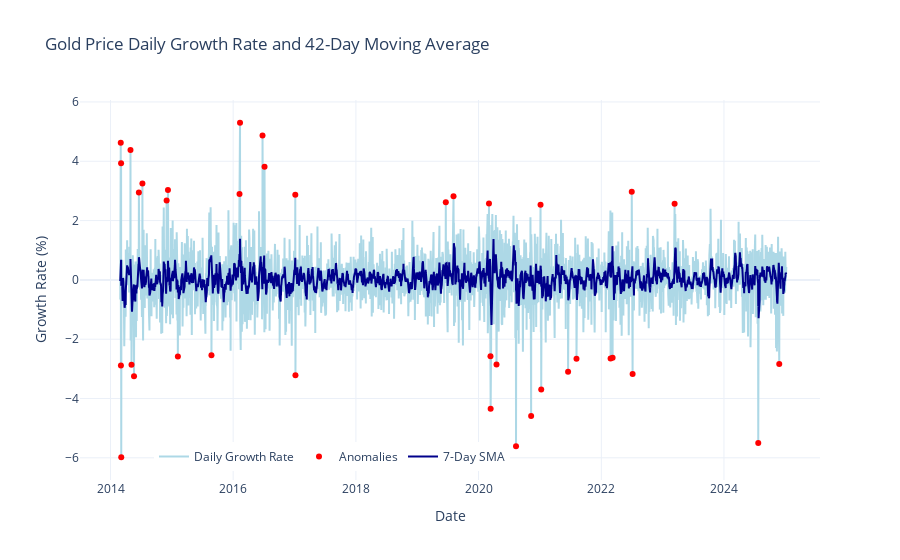

The notebook cell saved with this chart:
### Code cell
gold_dataset['Growth_Rate_SMA42'] = gold_dataset['Growth_Rate'].rolling(window=42).mean()

# Drop NaNs after rolling calculation
gold_growth = gold_dataset.dropna(subset=['Growth_Rate', 'Growth_Rate_SMA42'])

# Create interactive Plotly line chart
fig = go.Figure()

fig.add_trace(go.Scatter(
    x=gold_growth.index,
    y=gold_growth['Growth_Rate'],
    mode='lines',
    name='Daily Growth Rate',
    line=dict(color='lightblue'),
    hovertemplate='%{y:.2f}%<br>%{x|%Y-%m-%d}<extra></extra>'
))

fig.add_trace(go.Scatter(
    x=anomalies_calc.index,
    y=anomalies_calc['Growth_Rate'],
    mode='markers',
    name='Anomalies',
    marker=dict(color='red', size=6),
    hovertemplate='Date: %{x}<br>Change: %{y:.2f}%'
))

fig.add_trace(go.Scatter(
    x=gold_growth.index,
    y=gold_growth['Growth_Rate_SMA7'],
    mode='lines',
    name='7-Day SMA',
    line=dict(color='darkblue', width=2),
    hovertemplate='7-Day SMA: %{y:.2f}%<br>%{x|%Y-%m-%d}<extra></extra>'
))

fig.update_layout(
    title='Gold Price Daily Growth Rate and 42-Day Moving Average',
    xaxis_title='Date',
    yaxis_title='Growth Rate (%)',
    template='plotly_white',
    hovermode='x unified',
    legend=dict(x=0.1, y=0.1),
    legend_orientation='h'

)

fig.show()

### Figure 1 — Plotly figure (JSON) as saved in the notebook; plotly's stock layout.template omitted (floating-point values rounded to 4 significant figures; data arrays with more than 128 entries replaced by an {"elided": "..."} marker saying what was removed)
{"data": [{"hovertemplate": "%{y:.2f}%<br>%{x|%Y-%m-%d}<extra></extra>", "line": {"color": "lightblue"}, "mode": "lines", "name": "Daily Growth Rate", "type": "scatter", "x": {"elided": "2832 str values"}, "y": {"elided": "2832 float values"}}, {"hovertemplate": "Date: %{x}<br>Change: %{y:.2f}%", "marker": {"color": "red", "size": 6}, "mode": "markers", "name": "Anomalies", "type": "scatter", "x": ["2014-03-03T00:00:00.000000000", "2014-03-04T00:00:00.000000000", "2014-03-05T00:00:00.000000000", "2014-03-06T00:00:00.000000000", "2014-04-30T00:00:00.000000000", "2014-05-06T00:00:00.000000000", "2014-05-21T00:00:00.000000000", "2014-06-19T00:00:00.000000000", "2014-07-10T00:00:00.000000000", "2014-12-01T00:00:00.000000000", "2014-12-09T00:00:00.000000000", "2015-02-06T00:00:00.000000000", "2015-08-25T00:00:00.000000000", "2016-02-08T00:00:00.000000000", "2016-02-11T00:00:00.000000000", "2016-06-24T00:00:00.000000000", "2016-07-06T00:00:00.000000000", "2017-01-05T00:00:00.000000000", "2017-01-06T00:00:00.000000000", "2019-06-20T00:00:00.000000000", "2019-08-05T00:00:00.000000000", "2020-03-03T00:00:00.000000000", "2020-03-12T00:00:00.000000000", "2020-03-13T00:00:00.000000000", "2020-04-17T00:00:00.000000000", "2020-08-11T00:00:00.000000000", "2020-11-09T00:00:00.000000000", "2021-01-04T00:00:00.000000000", "2021-01-08T00:00:00.000000000", "2021-06-17T00:00:00.000000000", "2021-08-06T00:00:00.000000000", "2022-02-25T00:00:00.000000000", "2022-03-09T00:00:00.000000000", "2022-07-01T00:00:00.000000000", "2022-07-06T00:00:00.000000000", "2023-03-13T00:00:00.000000000", "2024-07-23T00:00:00.000000000", "2024-11-25T00:00:00.000000000"], "y": [4.624, -2.886, 3.935, -5.981, 4.38, -2.866, -3.248, 2.948, 3.247, 2.68, 3.032, -2.583, -2.545, 2.897, 5.299, 4.868, 3.818, 2.868, -3.219, 2.615, 2.817, 2.578, -2.579, -4.345, -2.855, -5.609, -4.589, 2.532, -3.699, -3.102, -2.662, -2.654, -2.626, 2.973, -3.173, 2.563, -5.498, -2.839]}, {"hovertemplate": "7-Day SMA: %{y:.2f}%<br>%{x|%Y-%m-%d}<extra></extra>", "line": {"color": "darkblue", "width": 2}, "mode": "lines", "name": "7-Day SMA", "type": "scatter", "x": {"elided": "2832 str values"}, "y": {"elided": "2832 float values"}}], "layout": {"hovermode": "x unified", "legend": {"orientation": "h", "x": 0.1, "y": 0.1}, "title": {"text": "Gold Price Daily Growth Rate and 42-Day Moving Average"}, "xaxis": {"title": {"text": "Date"}}, "yaxis": {"title": {"text": "Growth Rate (%)"}}}}
